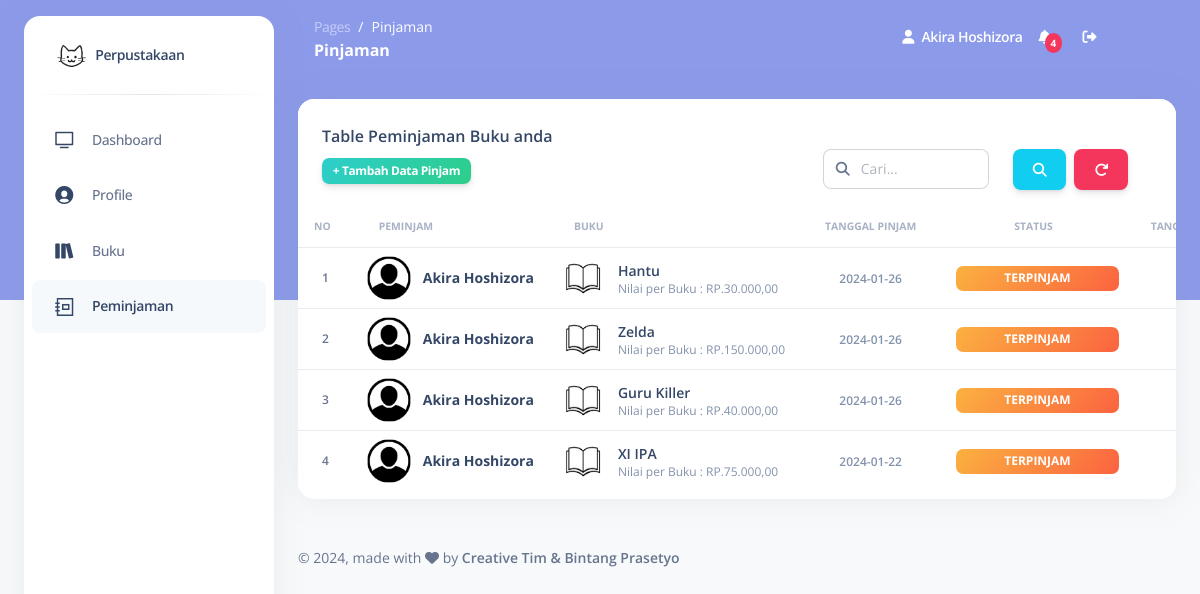
The app's page /index.php?page=pinjaman (signed in) with its own data.
### tables this page shows
CREATE TABLE `peminjaman` (
  `id_pinjam` int(11) NOT NULL,
  `id_user` int(11) NOT NULL,
  `id_buku` int(11) NOT NULL,
  `tanggal_pinjam` date NOT NULL,
  `tanggal_kembali` date DEFAULT NULL,
  `status` enum('terpinjam','dikembalikan','hilang','terbayar') NOT NULL
);

CREATE TABLE `user` (
  `id_user` int(11) NOT NULL,
  `username` varchar(255) NOT NULL,
  `password` varchar(255) NOT NULL,
  `email` varchar(255) NOT NULL,
  `nama_lengkap` varchar(255) NOT NULL,
  `alamat` text NOT NULL,
  `role` enum('admin','petugas','tamu') NOT NULL
);

CREATE TABLE `buku` (
  `id_buku` int(11) NOT NULL,
  `judul` varchar(255) DEFAULT NULL,
  `penulis` varchar(255) DEFAULT NULL,
  `penerbit` varchar(255) DEFAULT NULL,
  `tahun_terbit` int(11) DEFAULT NULL,
  `harga` int(11) DEFAULT NULL,
  `tanggal_masuk` date DEFAULT NULL,
  `stok` int(11) NOT NULL
);

### index.php (the view, shortened to what the rows shown need)
<?php
require './actions/function.php';
$id_self = myData('id_user');
$page = isset($_GET['page']) ? $_GET['page'] : 'dashboard';
?>
<!DOCTYPE html>
<html lang="en">
<head>
  <link href="./assets/css/nucleo-icons.css" rel="stylesheet" />
  <link href="./assets/css/nucleo-svg.css" rel="stylesheet" />
  <link href="./assets/css/nucleo-svg.css" rel="stylesheet" />
  <link id="pagestyle" href="./assets/css/argon-dashboard.css?v=2.0.4" rel="stylesheet" />
  <link href="https://cdn.jsdelivr.net/npm/select2@4.1.0-rc.0/dist/css/select2.min.css" rel="stylesheet" />
  <link href="./assets/css/bintang.css" rel="stylesheet" />
</head>
<body class="g-sidenav-show   bg-gray-100">
  <main class="main-content position-relative border-radius-lg ">
    <div class="container-fluid py-4">
      <?php
      if (file_exists('./pages/' . $page . '.php')) {
        if (myData('role') == 'tamu' && ($page == 'kategori' || $page == 'user' || $page == 'petugas')) {
      ?>
          <h1 class="text-white">Akses Ditolak!</h1>
        <?php
        } elseif (myData('role') == 'tamu' && ($page == 'dashboard' || $page == 'profile' || $page == 'buku' || $page == 'pinjaman')) {
          include './pages/' . $page . '.php';
        } elseif (myData('role') == 'petugas' && $page == 'petugas') {
        ?>
          <h1 class="text-white">Akses Ditolak!</h1>
        <?php
        } elseif (myData('role') == 'petugas' && $page != 'petugas') {
          include './pages/' . $page . '.php';
        } elseif (myData('role') == 'admin') {
          include './pages/' . $page . '.php';
        } else {
        ?>
          <h1 class="text-white">Halaman Tidak Ditemukan</h1>
        <?php
        }
      } else {
        ?>
        <h1 class="text-white">Halaman Tidak Ditemukan</h1>
      <?php
      }
      ?>
    </div>
</body>
</html>

### pages/pinjaman.php (shortened to what the rows shown need)
<div class="row">
  <div class="col-12">
    <div class="card mb-4">
      <div class="card-body px-0 pt-0 pb-2">
        <div class="table-responsive p-0">
          <table class="table align-items-center mb-0 table-hover">
            <thead>
              <tr>
                <th class="text-uppercase text-secondary text-xxs font-weight-bolder opacity-7 ps-3">No</th>
                <th class="text-uppercase text-secondary text-xxs font-weight-bolder opacity-7">Peminjam</th>
                <th class="text-uppercase text-secondary text-xxs font-weight-bolder opacity-7">Buku</th>
                <th class="text-center text-uppercase text-secondary text-xxs font-weight-bolder opacity-7">Tanggal Pinjam</th>
                <th class="text-center text-uppercase text-secondary text-xxs font-weight-bolder opacity-7">Status</th>
                <th class="text-center text-uppercase text-secondary text-xxs font-weight-bolder opacity-7">Tanggal Kembali</th>
              </tr>
            </thead>
            <tbody>
              <?php
              $no = 1;
              if (myData('role') != 'tamu') {
                if (isset($_POST['caridata'])) {
                  $cari = $_POST['caridata'];
                  $cek_kategori_cari_query = query("SELECT * FROM kategori_relasi INNER JOIN kategori ON kategori_relasi.id_kategori=kategori.id_kategori WHERE nama_kategori LIKE '%$cari%' ");
                  if (rows($cek_kategori_cari_query) != 0) {
                    while ($id_kategori_relasi_up = fetch($cek_kategori_cari_query)) {
                      $id_buku_relasi[] = $id_kategori_relasi_up['id_buku'];
                    }
                    $kumpulan_id_buku = implode(",", $id_buku_relasi);
                    $query = query("SELECT * FROM peminjaman INNER JOIN buku ON peminjaman.id_buku=buku.id_buku INNER JOIN user ON peminjaman.id_user=user.id_user WHERE tanggal_pinjam LIKE '%$cari%' OR tanggal_kembali LIKE '%$cari%' OR status LIKE '%$cari%' OR username LIKE '%$cari%' OR email LIKE '%$cari%' OR nama_lengkap LIKE '%$cari%' OR alamat LIKE '%$cari%' OR role LIKE '%$cari%' OR buku.id_buku IN($kumpulan_id_buku) OR judul LIKE '%$cari%' OR penulis LIKE '%$cari%' OR penerbit LIKE '%$cari%' OR tahun_terbit LIKE '%$cari%' OR harga LIKE '%$cari%' OR tanggal_masuk LIKE '%$cari%' OR stok LIKE '%$cari%' ORDER BY status, tanggal_pinjam DESC ");
                  } elseif (rows($cek_kategori_cari_query) == 0) {
                    $query = query("SELECT * FROM peminjaman INNER JOIN buku ON peminjaman.id_buku=buku.id_buku INNER JOIN user ON peminjaman.id_user=user.id_user WHERE tanggal_pinjam LIKE '%$cari%' OR tanggal_kembali LIKE '%$cari%' OR status LIKE '%$cari%' OR username LIKE '%$cari%' OR email LIKE '%$cari%' OR nama_lengkap LIKE '%$cari%' OR alamat LIKE '%$cari%' OR role LIKE '%$cari%' OR judul LIKE '%$cari%' OR penulis LIKE '%$cari%' OR penerbit LIKE '%$cari%' OR tahun_terbit LIKE '%$cari%' OR harga LIKE '%$cari%' OR tanggal_masuk LIKE '%$cari%' OR stok LIKE '%$cari%' ORDER BY status, tanggal_pinjam DESC ");
                  } else {
                    $query = query("SELECT * FROM peminjaman INNER JOIN buku ON peminjaman.id_buku=buku.id_buku INNER JOIN user ON peminjaman.id_user=user.id_user WHERE stok!='0' ORDER BY judul ");
                  }
                } else {
                  $query = query("SELECT * FROM peminjaman INNER JOIN buku ON peminjaman.id_buku=buku.id_buku INNER JOIN user ON peminjaman.id_user=user.id_user ORDER BY status, tanggal_pinjam DESC ");
                }
              } else {
                if (isset($_POST['caridata'])) {
                  $cari = $_POST['caridata'];
                  $cek_kategori_cari_query = query("SELECT * FROM kategori_relasi INNER JOIN kategori ON kategori_relasi.id_kategori=kategori.id_kategori WHERE nama_kategori LIKE '%$cari%' ");
                  if (rows($cek_kategori_cari_query) != 0) {
                    while ($id_kategori_relasi_up = fetch($cek_kategori_cari_query)) {
                      $id_buku_relasi[] = $id_kategori_relasi_up['id_buku'];
                    }
                    $kumpulan_id_buku = implode(",", $id_buku_relasi);
                    $query = query("SELECT * FROM peminjaman INNER JOIN buku ON peminjaman.id_buku=buku.id_buku INNER JOIN user ON peminjaman.id_user=user.id_user WHERE user.id_user='$id_self' AND (tanggal_pinjam LIKE '%$cari%' OR tanggal_kembali LIKE '%$cari%' OR status LIKE '%$cari%' OR username LIKE '%$cari%' OR email LIKE '%$cari%' OR nama_lengkap LIKE '%$cari%' OR alamat LIKE '%$cari%' OR role LIKE '%$cari%' OR buku.id_buku IN($kumpulan_id_buku) OR judul LIKE '%$cari%' OR penulis LIKE '%$cari%' OR penerbit LIKE '%$cari%' OR tahun_terbit LIKE '%$cari%' OR harga LIKE '%$cari%' OR tanggal_masuk LIKE '%$cari%' OR stok LIKE '%$cari%') ORDER BY status, tanggal_pinjam DESC ");
                  } elseif (rows($cek_kategori_cari_query) == 0) {
                    $query = query("SELECT * FROM peminjaman INNER JOIN buku ON peminjaman.id_buku=buku.id_buku INNER JOIN user ON peminjaman.id_user=user.id_user WHERE user.id_user='$id_self' AND (tanggal_pinjam LIKE '%$cari%' OR tanggal_kembali LIKE '%$cari%' OR status LIKE '%$cari%' OR username LIKE '%$cari%' OR email LIKE '%$cari%' OR nama_lengkap LIKE '%$cari%' OR alamat LIKE '%$cari%' OR role LIKE '%$cari%' OR judul LIKE '%$cari%' OR penulis LIKE '%$cari%' OR penerbit LIKE '%$cari%' OR tahun_terbit LIKE '%$cari%' OR harga LIKE '%$cari%' OR tanggal_masuk LIKE '%$cari%' OR stok LIKE '%$cari%') ORDER BY status, tanggal_pinjam DESC ");
                  } else {
                    $query = query("SELECT * FROM peminjaman INNER JOIN buku ON peminjaman.id_buku=buku.id_buku INNER JOIN user ON peminjaman.id_user=user.id_user WHERE stok!='0' AND user.id_user='$id_self' ORDER BY judul ");
                  }
                } else {
                  $query = query("SELECT * FROM peminjaman INNER JOIN buku ON peminjaman.id_buku=buku.id_buku INNER JOIN user ON peminjaman.id_user=user.id_user WHERE user.id_user='$id_self' ORDER BY status, tanggal_pinjam DESC ");
                }
              }
              while ($data = fetch($query)) {
              ?>
                <tr>
                  <td>
                    <p class="text-xs font-weight-bold mb-0 ps-3"><?= $no++ ?></p>
                  </td>
                  <td>
                    <div class="d-flex px-2 py-1">
                      <div>
                        <img src="./assets/img/pngegg.png" style="scale: 120%;" class="avatar avatar-sm me-3" alt="user1">
                      </div>
                      <div class="d-flex flex-column justify-content-center">
                        <h6 class="mb-0 font-weight-bolder text-sm text-dark"><?= $data['nama_lengkap'] ?></h6>
                      </div>
                    </div>
                  </td>
                  <td>
                    <div class="d-flex px-2 py-1">
                      <div>
                        <img src="./assets/img/buku.png" style="scale: 120%;" class="avatar avatar-sm me-3" alt="user1">
                      </div>
                      <div class="d-flex flex-column justify-content-center">
                        <h6 class="mb-0 text-sm"><?= $data['judul'] ?></h6>
                        <p class="text-xs text-secondary mb-0">Nilai per Buku : RP.<?= number_format($data['harga'], 2, ',', '.') ?></p>
                      </div>
                    </div>
                  </td>
                  <td class="align-middle text-center">
                    <span class="text-secondary text-xs font-weight-bold"><?= $data['tanggal_pinjam'] ?></span>
                  </td>
                  <td class="align-middle text-center">
                    <?php
                    if ($data['status'] == 'dikembalikan') {
                    ?>
                      <span class="badge bg-gradient-success text-center ms-2 px-5">Dikembalikan</span>
                    <?php
                    } elseif ($data['status'] == 'terpinjam') {
                    ?>
                      <span class="badge bg-gradient-warning text-center ms-2 px-5">Terpinjam</span>
                    <?php
                    } elseif ($data['status'] == 'terbayar') {
                    ?>
                      <span class="badge bg-gradient-primary text-center ms-2 px-5">Hilang <span class="text-sm">(Terbayar)</span></span>
                    <?php
                    } else {
                    ?>
                      <span class="badge bg-danger text-center ms-2 px-5">Hilang</span>
                    <?php
                    }
                    ?>
                  </td>
                  <td class="align-middle text-center">
                  </td>
                </tr>
              <?php
              }
              ?>
            </tbody>
          </table>
        </div>
      </div>
    </div>
  </div>
</div>

### records on screen
peminjaman: id_user.nama_lengkap "Akira Hoshizora", id_buku.judul "Hantu", id_buku.harga "30.000,00", tanggal_pinjam "2024-01-26", status "TERPINJAM"
peminjaman: id_user.nama_lengkap "Akira Hoshizora", id_buku.judul "Zelda", id_buku.harga "150.000,00", tanggal_pinjam "2024-01-26", status "TERPINJAM"
peminjaman: id_user.nama_lengkap "Akira Hoshizora", id_buku.judul "Guru Killer", id_buku.harga "40.000,00", tanggal_pinjam "2024-01-26", status "TERPINJAM"
peminjaman: id_user.nama_lengkap "Akira Hoshizora", id_buku.judul "XI IPA", id_buku.harga "75.000,00", tanggal_pinjam "2024-01-22", status "TERPINJAM"

### other values on screen
$title "Pinjaman"
myData('nama_lengkap') "Akira Hoshizora"
rows($notification_query) "4"
